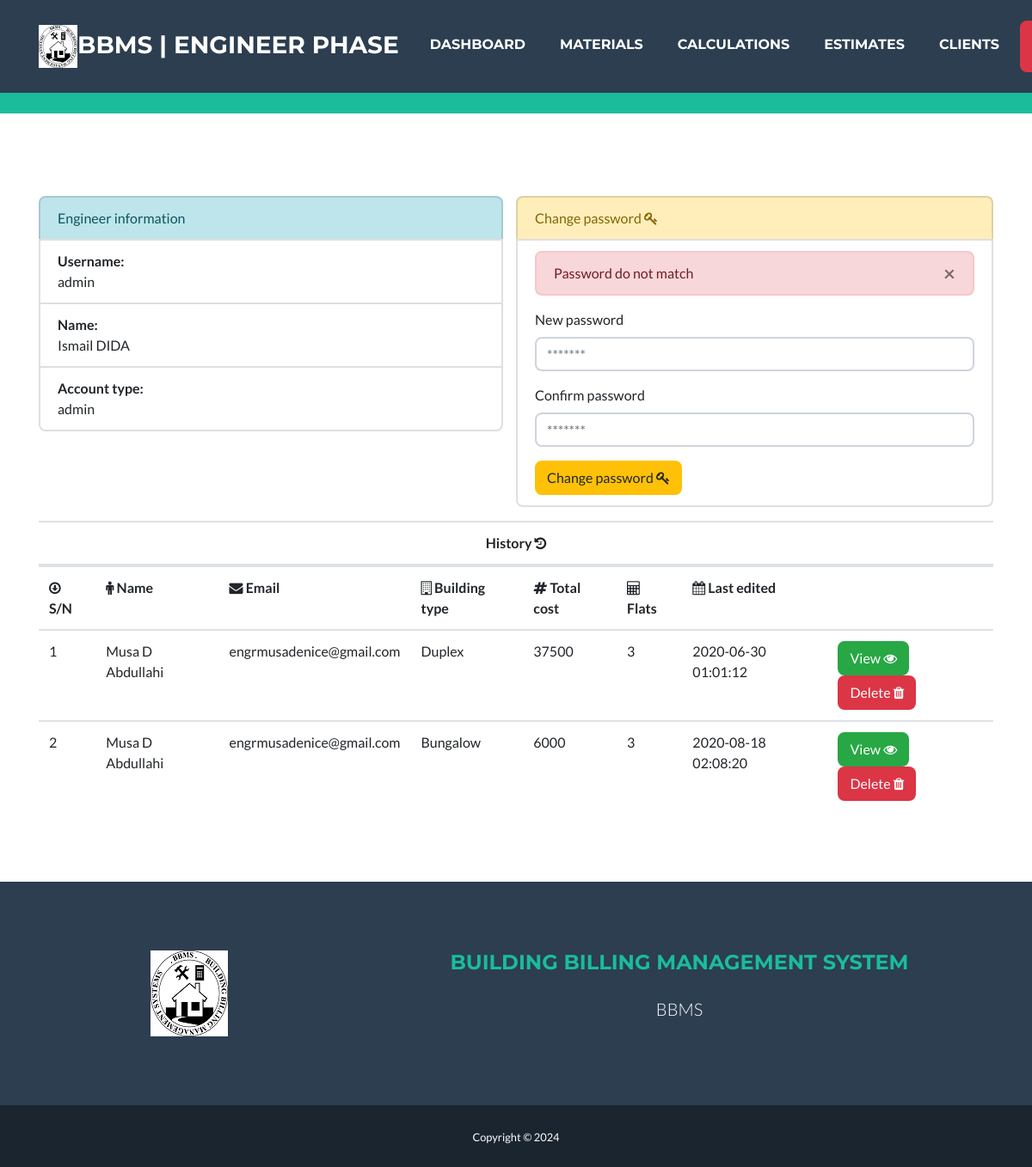
Page /admin/index.php (signed in) on the committed database.
### tables this page shows
CREATE TABLE `calculations` (
  `id` int(11) NOT NULL,
  `client_id` int(11) NOT NULL,
  `owner_id` int(11) NOT NULL,
  `building_type` varchar(100) NOT NULL,
  `calculations` text NOT NULL,
  `total` int(11) NOT NULL,
  `last_edited` timestamp NULL DEFAULT CURRENT_TIMESTAMP
);

### admin/head.php (called while the page is built, shortened)
<?php
$uname = $_SESSION['login_admin'];
  require_once '../connection/connection.php';
  $query1 = "SELECT * FROM `login` WHERE id='$uname'";
  $result=$db->query($query1);
  $admin = $result->fetch_assoc();
  function getCalculations($id = null){
    global $db, $admin;
    $adminID = $admin['id'];
    $query1 = (isset($id)) ?
      "SELECT * FROM client, calculations WHERE calculations.id = $id AND client.id = calculations.client_id AND owner_id = $adminID"
      : "SELECT * FROM client, calculations WHERE client.id = calculations.client_id AND owner_id = $adminID";
    $result=$db->query($query1);
    $data = [];
    if ($result->num_rows >= 1) {
      while ($d= $result->fetch_assoc()) {
        $d['calculations'] = unserialize($d['calculations']);
        array_push($data, $d);
      }
    }
    return $data;
  }
?>

### admin/index.php (the view, shortened to what this page needs)
<!DOCTYPE html>
<html lang="en">
<head>
    <link href="../asset/all.min.css" rel="stylesheet" type="text/css">
    <link href="https://stackpath.bootstrapcdn.com/font-awesome/4.7.0/css/font-awesome.min.css" rel="stylesheet">
    <link href="../asset/freelancer.min.css" rel="stylesheet">
</head>
<body id="page-top">
    <?php
    require 'nav.php';
    ?>
    <section class="page-section portfolio" id="portfolio">
        <div class="container">
            <div class="row" id="profile">
                <div class="col-xs-6 col-sm-6 col-md-6 col-lg-6">
                    <ul class="list-group">
                        <li class="list-group-item list-group-item-info">Engineer information</li>
                        <li class="list-group-item"><b>Username:</b><br><?php echo $admin['username'];?></li>
                        <li class="list-group-item"><b>Name:</b><br><?php echo $admin['name'];?></li>
                        <li class="list-group-item"><b>Account type:</b><br><?php echo $admin['type'];?></li>
                    </ul>
                </div>
                <div class="col-xs-6 col-sm-6 col-md-6 col-lg-6 list-group" id="password">
                <p class="list-group-item list-group-item-warning">Change password <i class="fa fa-key" aria-hidden="true"></i> </p>
                <form action="<?php echo htmlspecialchars($_SERVER['PHP_SELF']);?>" method="post" id="variety" class="list-group-item">
                        <div class="alert alert-danger" v-if="password1 !== password2">
                            <button type="button" class="close" data-dismiss="alert" aria-hidden="true">&times;</button>
                            Password do not match
                        </div>
                        <div class="form-group">
                            <label for="">New password</label>
                            <input type="password" minlength="4" v-model="password1" name="password1" class="form-control" placeholder="*******" required>
                        </div>
                        <div class="form-group">
                            <label for="">Confirm password</label>
                            <input type="password" minlength="4" v-model="password2" name="password2" class="form-control" id="" placeholder="*******" required type="password2">
                        </div>
                        <button v-show="password1 === password2" type="submit" class="btn btn-warning">Change password <i class="fa fa-key" aria-hidden="true"></i></button>
                    </form>
                </div>
            </div>
            <div class="row" id="history">
                <div class="col-xs-12 col-sm-12 col-md-12 col-lg-12">
                </div>
                <div class="col-xs-12 col-sm-12 col-md-12 col-lg-12">
                    <div class="table-responsive">
                        <table class="table table-hover">
                            <thead>
                                <tr>
                                    <th colspan='8' class='text-center'>History <i class="fa fa-history" aria-hidden="true"></i></th>
                                </tr>
                            </thead>
                            <tbody>
                                <tr>
                                    <th> <i class="fa fa-arrow-circle-o-down" aria-hidden="true"></i> S/N</th>
                                    <th> <i class="fa fa-male" aria-hidden="true"></i> Name</th>
                                    <th> <i class="fa fa-envelope" aria-hidden="true"></i> Email</th>
                                    <th> <i class="fa fa-building-o" aria-hidden="true"></i> Building type</th>
                                    <th> <i class="fa fa-hashtag" aria-hidden="true"></i> Total cost</th>
                                    <th> <i class="fa fa-calculator" aria-hidden="true"></i> Flats</th>
                                    <th> <i class="fa fa-calendar" aria-hidden="true"></i> Last edited</th>
                                    <th></th>
                                </tr>
                                <?php for ($i=0; $i < count(getCalculations()); $i++) { ?>
                                <tr>
                                    <td><?php echo ($i + 1); ?></td>
                                    <td><?php echo getCalculations()[$i]['name']; ?></td>
                                    <td><?php echo getCalculations()[$i]['email']; ?></td>
                                    <td><?php echo getCalculations()[$i]['building_type']; ?></td>
                                    <td><?php echo getCalculations()[$i]['total']; ?></td>
                                    <td><?php echo getCalculations()[$i]['calculations']->others->flats; ?></td>
                                    <td><?php echo getCalculations()[$i]['last_edited']; ?></td>
                                    <td>
                                        <a href="print.php?id=<?php echo getCalculations()[$i]['id']; ?>" class="btn btn-success">
                                            View <i class="fa fa-eye" aria-hidden="true"></i>
                                        </a>
                                        <button type="button" onclick="deleteMaterial(<?php echo getCalculations()[$i]['id']; ?>)" class="btn btn-danger" data-toggle="modal" data-target="#modelId">Delete <i class="fa fa-trash" aria-hidden="true"></i></button>
                                    </td>
                                </tr>
                                <?php } ?>
                            </tbody>
                        </table>
                    </div>
                </div>
            </div>
    </section>
   <?php require 'footer.php'; ?>
    <section class="copyright py-4 text-center text-white">
        <div class="container">
            <small>Copyright © <?php echo date('Y');?></small>
        </div>
    </section>
</body>
</html>

### rows in the picture
calculations: name "Musa D Abdullahi", email "engrmusadenice@gmail.com", building_type "Duplex", total "37500", flats "3", last_edited "2020-06-30 01:01:12", building_type "Bungalow", total "6000", last_edited "2020-08-18 02:08:20"

### other values in the picture
$admin['username'] "admin"
$admin['name'] "Ismail DIDA"
$admin['type'] "admin"
